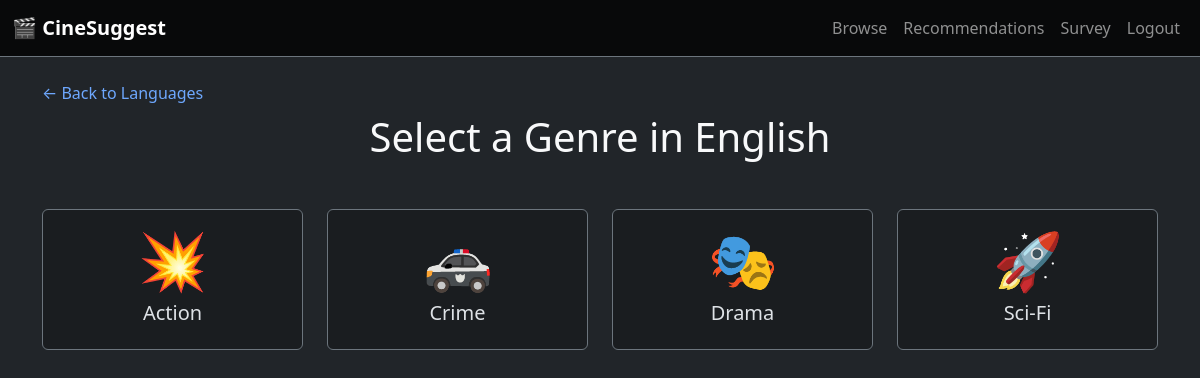
The page /genres/English (signed in) on the database its author committed.
### app.py (models this page shows, shortened)
class Language(db.Model):
    id = db.Column(db.Integer, primary_key=True)
    name = db.Column(db.String(50), nullable=False, unique=True)

class Genre(db.Model):
    id = db.Column(db.Integer, primary_key=True)
    name = db.Column(db.String(100), nullable=False, unique=True)

### app.py (the view)
@app.route('/genres/<language_name>')
@login_required
def genres_by_language(language_name):
    language = Language.query.filter_by(name=language_name).first_or_404()
    genres = Genre.query.join(Movie.genres).join(Movie.languages).filter(Language.id == language.id).distinct().order_by(Genre.name).all()
    return render_template('genres_by_language.html', genres=genres, language=language)

### app.py (called while the page is built)
@login_manager.user_loader
def load_user(user_id):
    return User.query.get(int(user_id))

### templates/genres_by_language.html (shortened to what this page needs)
{% extends "base.html" %}
{% block content %}
<div class="mb-5">
    <a href="{{ url_for('dashboard') }}" class="text-decoration-none">&larr; Back to Languages</a>
    <h2 class="display-6 text-center mt-2">Select a Genre in {{ language.name }}</h2>
</div>
<div class="row row-cols-2 row-cols-md-3 row-cols-lg-4 g-4">
    {% set genre_emojis = {'Action': '💥', 'Comedy': '😂', 'Sci-Fi': '🚀', 'Drama': '🎭', 'Crime': '🚓'} %}
    {% for genre in genres %}
    <div class="col">
        <a href="{{ url_for('movies_by_genre_and_lang', language_name=language.name, genre_id=genre.id) }}" class="text-decoration-none">
            <div class="card bg-dark-subtle h-100 text-center border-secondary">
                <div class="card-body d-flex flex-column justify-content-center">
                    <div class="display-4">{{ genre_emojis.get(genre.name, '🎬') }}</div>
                    <h5 class="card-title mt-2">{{ genre.name }}</h5>
                </div>
            </div>
        </a>
    </div>
    {% else %}
    <p class="text-center col-12 text-body-secondary">No genres found for this language.</p>
    {% endfor %}
</div>
{% endblock %}

### rows shown on the page
Language: name "English"
Genre: get "💥", name "Action"
Genre: get "🚓", name "Crime"
Genre: get "🎭", name "Drama"
Genre: get "🚀", name "Sci-Fi"
